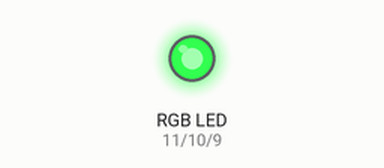
The sketch below on a simulated Arduino Uno, built with avr-gcc and run on an emulated ATmega328P. Shown: an RGB LED mixed from three pins (HIGH = lit).

Above: at 0.1 s.
Timing chart, 0 to 1.6 s (numbered marks = the images above):
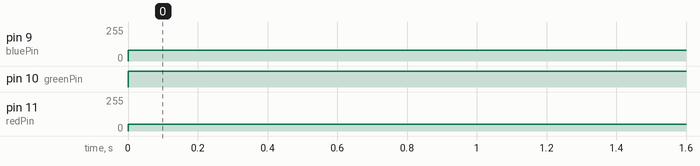

The sketch:

_01_02_RGBLed_make_color.ino
```cpp
int redPin = 11;
int greenPin = 10;
int bluePin = 9;

void setup() {
    pinMode(redPin, OUTPUT);
    pinMode(greenPin, OUTPUT);
    pinMode(bluePin, OUTPUT);
}

void loop() {
    analogWrite(redPin, 50);
    analogWrite(greenPin, 255);
    analogWrite(bluePin, 80);
    delay(1000);
}
 
```

Measured:
- by itself, pin 9 (bluePin): 0/255 → 80/255 at 0.00 s
- by itself, pin 10 (greenPin): LOW → HIGH at 0.00 s
- by itself, pin 11 (redPin): 0/255 → 50/255 at 0.00 s
